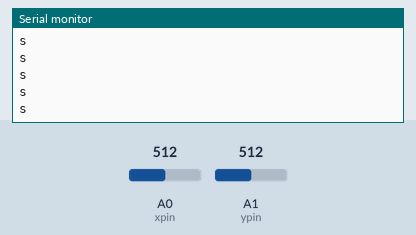
This sketch was run on a simulated Arduino Uno, built with avr-gcc and run on an emulated ATmega328P. Shown: the last lines printed to the serial monitor. Inputs (shaded band) come from the test bench; at power-on: A1 (ypin) = 512, A0 (xpin) = 512.

Above: at 3.1 s.
3.2 s: A1 (ypin) set to 548
4.7 s: A1 (ypin) set to 570
At 5.6 s:
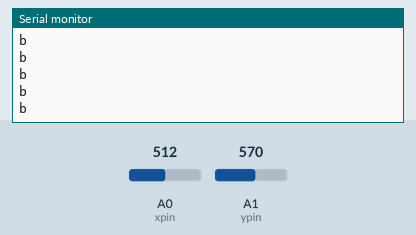
6.2 s: A0 (xpin) set to 573
At 7.0 s:
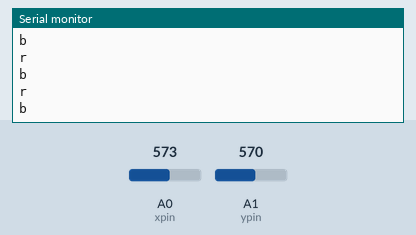

Measured:
- the behaviour switches between 561 and 562 on A1 (ypin) (found by bisection; images 0 and 1)
- after the input at 4.7 s, the serial monitor: prints a new line after 0.07 s (image 1)
- after the input at 6.2 s, the serial monitor: prints a new line after 0.07 s (image 2)

The sketch:

remote_code.ino
```cpp
int a,x,y;
int b;
const int xpin=A0;
const int ypin=A1;

void setup() {
Serial.begin(9600);
a=analogRead(xpin);
b=analogRead(ypin);
}

void loop() {
x=analogRead(xpin);
y=analogRead(ypin);

if(((x>=(a-50))&&(x<=(a+50))) && ((y>=(b-50))&&(y<=(b+50)))) //stop
{
  Serial.println('s');
  //delay(100);
}
if((y<=(b-50))) //forward
{
  Serial.println('f');
  //delay(100);
}
if((y>=(b+50))) //reverse
{
  Serial.println('b');
  //delay(100);
}
if((x<=(a-50))) //left
{
  Serial.println('l');
  //delay(100);
}
if((x>=(a+50)))  //right
{
  Serial.println('r');
  //delay(100);
}


}
```
